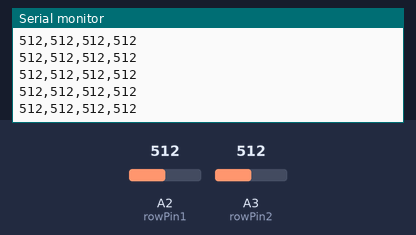
This sketch was run on a simulated Arduino Uno, built with avr-gcc and run on an emulated ATmega328P. Parts: the last lines printed to the serial monitor. Inputs (shaded band) come from the test bench; at power-on: A2 (rowPin1) = 512, A3 (rowPin2) = 512.

Above: at 1.2 s.
1.3 s: A2 (rowPin1) set to 983
At 2.0 s:
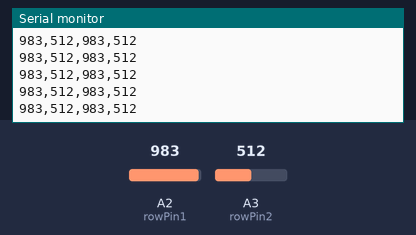
2.8 s: A2 (rowPin1) set to 1017
At 3.4 s:
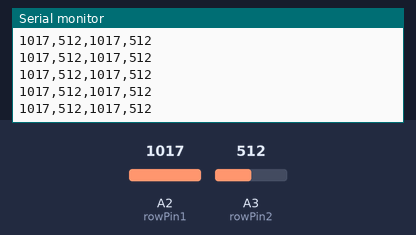
4.3 s: A3 (rowPin2) set to 106
At 4.9 s:
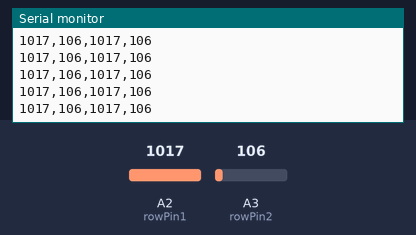
7.3 s: A3 (rowPin2) set to 89
At 7.9 s:
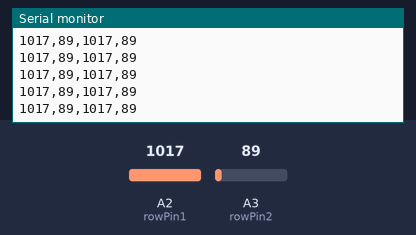
8.8 s: A3 (rowPin2) set to 11
At 9.5 s:
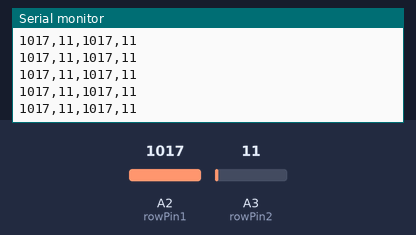
11.8 s: A3 (rowPin2) set to 8
At 12.3 s:
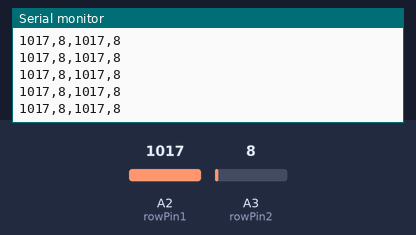
Timing chart, 0 to 14.3 s (numbered marks = the images above; inputs shaded):
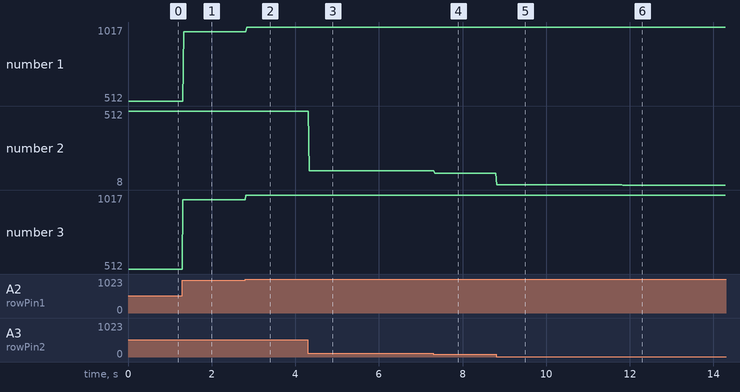

Measured:
- after the input at 1.3 s, the serial monitor: prints a new line at once (image 1)
- after the input at 2.8 s, the serial monitor: prints a new line at once (image 2)
- after the input at 4.3 s, the serial monitor: prints a new line at once (image 3)
- after the input at 7.3 s, the serial monitor: prints a new line at once (image 4)
- after the input at 8.8 s, the serial monitor: prints a new line at once (image 5)
- after the input at 11.8 s, the serial monitor: prints a new line at once (image 6)
- plotted number 1: 512 → 983 after the input at 1.3 s, 983 → 1017 after the input at 2.8 s
- plotted number 2: 512 → 106 after the input at 4.3 s, 106 → 89 after the input at 7.3 s, 89 → 11 after the input at 8.8 s, 11 → 8 after the input at 11.8 s

The sketch:

matrice_v0.ino
```cpp
/* ----------------------------------------------------------------------------------------------------
 * Le Feel, 2017
 * Update: 02/05/17
 *
 * More Soon
 *
 * V0
 * Written by Bastien DIDIER
 *
 * ----------------------------------------------------------------------------------------------------
 */

int rowPin1 = A2;
int rowPin2 = A3;
int colPin1 = 10;
int colPin2 = 11;

int sensorValues[] = {0,0,0,0,0,0,0,0,0,0};

void setup() {
  pinMode(rowPin1, INPUT);
  pinMode(rowPin2, INPUT);
  digitalWrite(16, HIGH);
  digitalWrite(17, HIGH);
  pinMode(colPin1, OUTPUT);
  pinMode(colPin2, OUTPUT);
  Serial.begin(9600);
}

void loop() {
  digitalWrite(colPin1, HIGH);
  digitalWrite(colPin2, LOW);
  sensorValues[0] = analogRead(rowPin1);
  sensorValues[1] = analogRead(rowPin2);
  delay(10);
  digitalWrite(colPin1, LOW);
  digitalWrite(colPin2, HIGH);
  sensorValues[2] = analogRead(rowPin1);
  sensorValues[3] = analogRead(rowPin2);
  sensorValues[4] = analogRead(rowPin2);
  delay(10);
  Serial.print(sensorValues[0]);
  Serial.print(',');
  Serial.print(sensorValues[1]);
  Serial.print(',');
  Serial.print(sensorValues[2]);
  Serial.print(',');
  Serial.print(sensorValues[3]);
  Serial.println();
}
```
